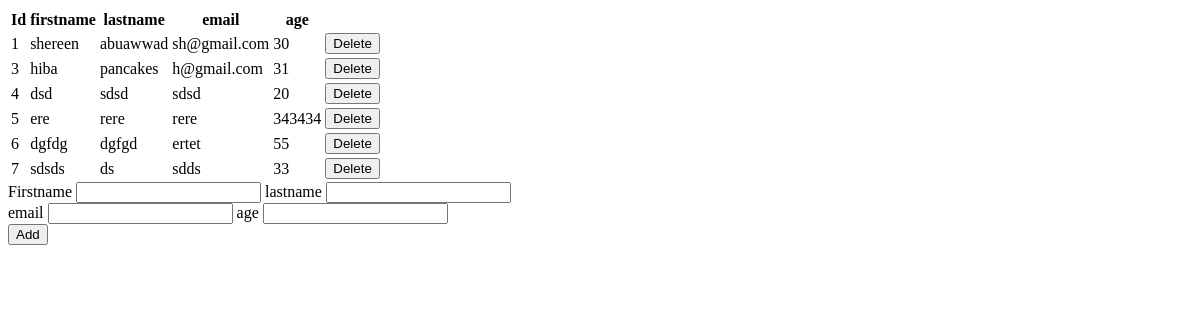
Before: / with the older database file.
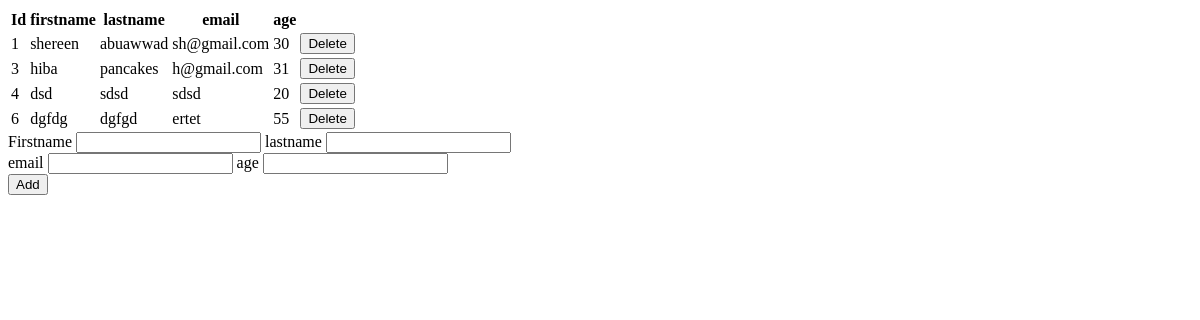
After: the same page with the newer database file.
### users_app/models.py (models this page shows)
class User(models.Model):
    firstname=models.CharField(max_length=255)
    lastname=models.CharField(max_length=255)
    email=models.CharField(max_length=255)
    age=models.IntegerField()
    created_at = models.DateTimeField(auto_now_add=True)
    updated_at = models.DateTimeField(auto_now=True)

### users_app/views.py (the view)
# urls.py: path('', views.createuser),
def createuser(request):
    if request.method == 'POST':
        models.create_newuser(request.POST)
        return redirect('/viewuser')
    else:
        context = {
            "users": models.get_users()
        }
        return render(request, "users.html", context)

### users_app/models.py (called while the page is built)
def get_users():
    users=User.objects.all()
    return users

### users_app/templates/users.html (shortened to what this page needs)
<!DOCTYPE html>
<html lang="en">
<head>
</head>
<body>
    <table>
        <tr>
            <th>Id</th>
            <th>firstname</th>
            <th>lastname</th>
            <th>email</th>
            <th>age</th>
        </tr>
        {% for user in users  %}
        <tr>
            <td>{{  user.id   }}</td>
            <td>{{  user.firstname   }}</td>
            <td>{{  user.lastname   }}</td>
            <td>{{  user.email   }}</td>
            <td>{{ user.age   }}</td>
            <td><a href="deleteuser/{{ user.id }}">
            <button type="button">Delete</button></td>
        </tr>
        {%  endfor  %}
    </table>
    <form action="/"  method="POST">
        <div>
            <label for="firstname">Firstname</label>
            <input type="text" name="firstname" class="form-control" required>
            <label for="lastname">lastname</label>
            <input type="text" name="lastname" class="form-control" required>
        </div>
        <div>
            <label for="email">email</label>
            <input type="text" name="email" class="form-control" required>
            <label for="age">age</label>
            <input type="text" name="age" class="form-control" required>
        </div>
        <button type="submit" value="add">Add</button>
    </form>
</body>
</html>

Changed rows visible on the page:
removed User: id "5", firstname "ere", lastname "rere", email "rere", age "343434"
removed User: id "7", firstname "sdsds", lastname "ds", email "sdds", age "33"
